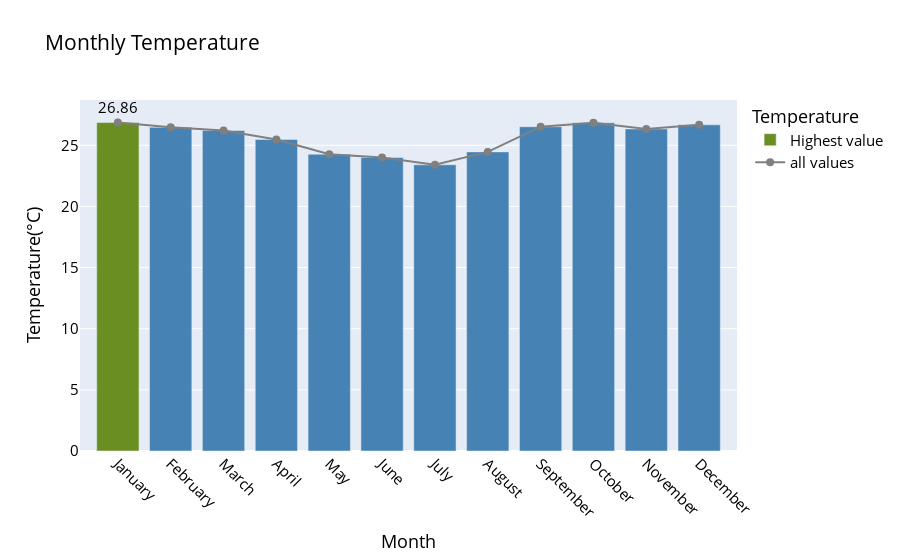

The code cell stored with this chart in its notebook:
### Markdown cell above
### Hottest month of Brazil

### Code cell
m=ne.groupby(ne.index.month)[["ACCUMULATED PRECIPITATION HOURLY (mm)","AIR TEMPERATURE - DRY BULB (°C)"]].mean()
colors = ['steelblue',] * 12
colors[0] = 'Olivedrab'

fig = go.Figure(data=[go.Bar(name="Highest value",
    x=m.index,
    y=m["AIR TEMPERATURE - DRY BULB (°C)"],
    marker_color=colors # marker color can be a single color value or an iterable
)])



fig.add_trace(
    go.Scatter(
        x=m.index,
        y=m["AIR TEMPERATURE - DRY BULB (°C)"],name="all values",mode="lines+markers+text",
                            text=m["AIR TEMPERATURE - DRY BULB (°C)"].nlargest(1).round(2),textposition="top center",textfont=dict(size=15),marker=dict(color="grey",size=8)
    ))



fig = fig.update_xaxes(tickangle=45,
                 tickmode = 'array',
                 tickvals = ['0', '1', '2', '3', '4', '5', '6','7','8','9','10','11','12'],
                 ticktext= ['', 'January', 'February','March', 'April', 'May', 'June', 'July','August','September','October','November','December'])


fig.update_layout(
    title="Monthly Temperature",
    xaxis_title="Month",
    yaxis_title="Temperature(°C)",
    legend_title="Temperature",
    font=dict(
        size=15,
        color="black"
    ))

fig.show();

### Figure 1 — Plotly figure (JSON) as saved in the notebook; plotly's stock layout.template omitted (floating-point values rounded to 4 significant figures)
{"data": [{"marker": {"color": ["Olivedrab", "steelblue", "steelblue", "steelblue", "steelblue", "steelblue", "steelblue", "steelblue", "steelblue", "steelblue", "steelblue", "steelblue"]}, "name": "Highest value", "type": "bar", "x": [1, 2, 3, 4, 5, 6, 7, 8, 9, 10, 11, 12], "y": [26.86, 26.47, 26.21, 25.48, 24.27, 24.0, 23.4, 24.46, 26.52, 26.84, 26.34, 26.67]}, {"marker": {"color": "grey", "size": 8}, "mode": "lines+markers+text", "name": "all values", "text": [26.86], "textfont": {"size": 15}, "textposition": "top center", "type": "scatter", "x": [1, 2, 3, 4, 5, 6, 7, 8, 9, 10, 11, 12], "y": [26.86, 26.47, 26.21, 25.48, 24.27, 24.0, 23.4, 24.46, 26.52, 26.84, 26.34, 26.67]}], "layout": {"font": {"color": "black", "size": 15}, "legend": {"title": {"text": "Temperature"}}, "title": {"text": "Monthly Temperature"}, "xaxis": {"tickangle": 45, "tickmode": "array", "ticktext": ["", "January", "February", "March", "April", "May", "June", "July", "August", "September", "October", "November", "December"], "tickvals": ["0", "1", "2", "3", "4", "5", "6", "7", "8", "9", "10", "11", "12"], "title": {"text": "Month"}}, "yaxis": {"title": {"text": "Temperature(°C)"}}}}
